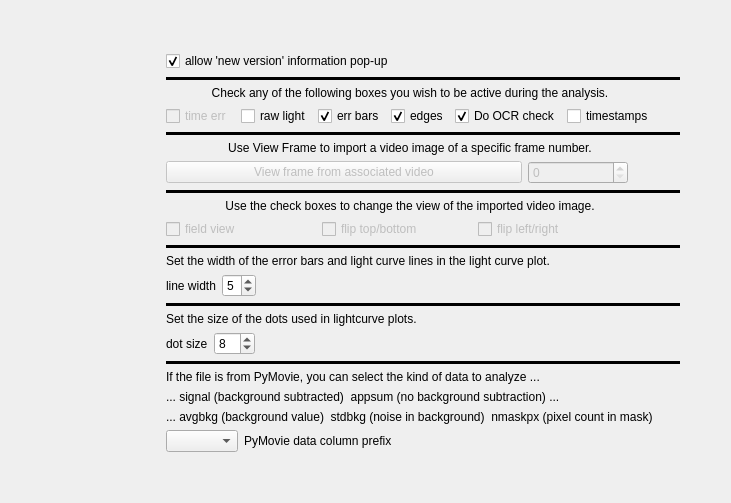
             <widget class="QWidget" name="settingsTab">
              <attribute name="title">
               <string>Settings/Misc.</string>
              </attribute>
              <layout class="QGridLayout" name="gridLayout_5">
               <item row="0" column="2">
                <spacer name="verticalSpacer_3">
                 <property name="orientation">
                  <enum>Qt::Vertical</enum>
                 </property>
                 <property name="sizeHint" stdset="0">
                  <size>
                   <width>20</width>
                   <height>40</height>
                  </size>
                 </property>
                </spacer>
               </item>
               <item row="1" column="1">
                <widget class="QCheckBox" name="allowNewVersionPopupCheckbox">
                 <property name="toolTip">
                  <string>&lt;html&gt;&lt;head/&gt;&lt;body&gt;&lt;p&gt;&lt;span style=&quot; font-size:18pt; font-weight:600; color:#0000ff;&quot;&gt;What's new:&lt;/span&gt;&lt;/p&gt;&lt;p&gt;&lt;span style=&quot; font-size:18pt; font-weight:600; color:#fc0107;&quot;&gt;This version contains many new changes in the GUI and analysis features. Be sure and read all the applicable help by clicking on applicable HELP buttons and by right-clicking on text labels of new features.&lt;/span&gt;&lt;/p&gt;&lt;p&gt;This popup can be disabled in the Settings/Misc tab. There is a checkbox provided there for this function. Note: right click on that checkbox at any time to see the new vesion description.&lt;/p&gt;&lt;/body&gt;&lt;/html&gt;</string>
                 </property>
                 <property name="text">
                  <string>allow 'new version' information pop-up</string>
                 </property>
                 <property name="checked">
                  <bool>true</bool>
                 </property>
                </widget>
               </item>
               <item row="2" column="1" colspan="3">
                <widget class="Line" name="line_16">
                 <property name="frameShadow">
                  <enum>QFrame::Plain</enum>
                 </property>
                 <property name="lineWidth">
                  <number>4</number>
                 </property>
                 <property name="orientation">
                  <enum>Qt::Horizontal</enum>
                 </property>
                </widget>
               </item>
               <item row="3" column="1" colspan="2">
                <widget class="QLabel" name="label">
                 <property name="text">
                  <string>Check any of the following boxes you wish to be active during the analysis.</string>
                 </property>
                 <property name="alignment">
                  <set>Qt::AlignCenter</set>
                 </property>
                </widget>
               </item>
               <item row="4" column="1" colspan="2">
                <layout class="QHBoxLayout" name="horizontalLayout_17">
                 <item>
                  <widget class="QCheckBox" name="showTimestampErrors">
                   <property name="enabled">
                    <bool>false</bool>
                   </property>
                   <property name="toolTip">
                    <string>&lt;html&gt;&lt;head/&gt;&lt;body&gt;&lt;p&gt;Timestamp errors are indicated by red lines that show where a time step is not within +/- 10% of the expected value.&lt;/p&gt;&lt;p&gt;Sometimes there are so many red lines that is becomes hard to see the plot. In that case, uncheck this box to suppress the red line display.&lt;/p&gt;&lt;/body&gt;&lt;/html&gt;</string>
                   </property>
                   <property name="text">
                    <string>time err </string>
                   </property>
                  </widget>
                 </item>
                 <item>
                  <widget class="QCheckBox" name="showUnderlyingLightcurveCheckBox">
                   <property name="toolTip">
                    <string>&lt;html&gt;&lt;head/&gt;&lt;body&gt;&lt;p&gt;If you want to see the underlying lightcurve (the instantaneous theoretical lightcurve that the camera 'sees'), set this box to 'checked'.&lt;/p&gt;&lt;p&gt;The solution plot gets a bit cluttered when the camera response curve, the 'solution', and the underlying lightcurve are all being displayed at once.&lt;/p&gt;&lt;/body&gt;&lt;/html&gt;</string>
                   </property>
                   <property name="text">
                    <string>raw light</string>
                   </property>
                  </widget>
                 </item>
                 <item>
                  <widget class="QCheckBox" name="showErrBarsCheckBox">
                   <property name="toolTip">
                    <string>&lt;html&gt;&lt;head/&gt;&lt;body&gt;&lt;p&gt;If you do not want to see the vertical dashed lines that show the 95% containment interval error bars for D and/or R, uncheck this box.&lt;/p&gt;&lt;/body&gt;&lt;/html&gt;</string>
                   </property>
                   <property name="text">
                    <string>err bars</string>
                   </property>
                   <property name="checked">
                    <bool>true</bool>
                   </property>
                  </widget>
                 </item>
                 <item>
                  <widget class="QCheckBox" name="showEdgesCheckBox">
                   <property name="toolTip">
                    <string>&lt;html&gt;&lt;head/&gt;&lt;body&gt;&lt;p&gt;If you do not want to see the D and/or R edges marked with a vertical dashed line on the 'solution', uncheck this box.&lt;/p&gt;&lt;/body&gt;&lt;/html&gt;</string>
                   </property>
                   <property name="text">
                    <string>edges</string>
                   </property>
                   <property name="checked">
                    <bool>true</bool>
                   </property>
                  </widget>
                 </item>
                 <item>
                  <widget class="QCheckBox" name="showOCRcheckFramesCheckBox">
                   <property name="toolTip">
                    <string>&lt;html&gt;&lt;head/&gt;&lt;body&gt;&lt;p&gt;Uncheck this box if you do not need to see the D and/or R frames from the video automatically displayed to verify that timestamp OCR was correct.&lt;/p&gt;&lt;p&gt;&lt;span style=&quot; font-weight:600; color:#0000ff;&quot;&gt;Background:&lt;/span&gt; if the video that produced the csv being analyzed is still in its original location, PyOTE will access that video whenever an event has been found and the critical frames that determine the reported times will be displayed. The timing data used for the report is displayed in the title of each displayed frame, allowing a user to visually confirm that the OCR timestamp extraction was correct.&lt;/p&gt;&lt;p&gt;NOTE: timestamps are ALWAY treated as start-of-exposure times.&lt;/p&gt;&lt;/body&gt;&lt;/html&gt;</string>
                   </property>
                   <property name="text">
                    <string>Do OCR check</string>
                   </property>
                   <property name="checked">
                    <bool>true</bool>
                   </property>
                  </widget>
                 </item>
                 <item>
                  <widget class="QCheckBox" name="showTimestampsCheckBox">
                   <property name="toolTip">
                    <string>&lt;html&gt;&lt;head/&gt;&lt;body&gt;&lt;p&gt;If you want frame numbers used on the x-xaxis,&amp;nbsp;uncheck this box.&amp;nbsp;Otherwise,&amp;nbsp;if timestamps are available,&amp;nbsp;they will be used to annotate the x-axis.&lt;/p&gt;&lt;/body&gt;&lt;/html&gt;</string>
                   </property>
                   <property name="text">
                    <string>timestamps</string>
                   </property>
                  </widget>
                 </item>
                </layout>
               </item>
               <item row="5" column="1" colspan="3">
                <widget class="Line" name="line_5">
                 <property name="frameShadow">
                  <enum>QFrame::Plain</enum>
                 </property>
                 <property name="lineWidth">
                  <number>4</number>
                 </property>
                 <property name="orientation">
                  <enum>Qt::Horizontal</enum>
                 </property>
                </widget>
               </item>
               <item row="5" column="4" rowspan="2">
                <spacer name="horizontalSpacer_7">
                 <property name="orientation">
                  <enum>Qt::Horizontal</enum>
                 </property>
                 <property name="sizeHint" stdset="0">
                  <size>
                   <width>40</width>
                   <height>20</height>
                  </size>
                 </property>
                </spacer>
               </item>
               <item row="6" column="1" colspan="2">
                <widget class="QLabel" name="label_2">
                 <property name="text">
                  <string>Use View Frame to import a video image of a specific frame number.</string>
                 </property>
                 <property name="alignment">
                  <set>Qt::AlignCenter</set>
                 </property>
                </widget>
               </item>
               <item row="7" column="1">
                <layout class="QHBoxLayout" name="horizontalLayout_18">
                 <item>
                  <widget class="QPushButton" name="viewFrameButton">
                   <property name="enabled">
                    <bool>false</bool>
                   </property>
                   <property name="toolTip">
                    <string>&lt;html&gt;&lt;head/&gt;&lt;body&gt;&lt;p&gt;Use this button to view a frame from the video that was used by PyMovie or Limovie to prepare the csv file that is currently being analyzed. Currently .avi and .ser files are viewable in this manner as well as .fits files inside a FITS folder.&lt;/p&gt;&lt;p&gt;If this button is disabled, it is because the csv file did not come from PyMovie or Limovie or simply cannot be found/opened.&lt;/p&gt;&lt;p&gt;This feature can/should be used as a final quality control check for a video that contains timestamps extracted using OCR. It is possible for OCR to fail in manner that is &lt;span style=&quot; font-weight:600; color:#fc0107;&quot;&gt;not detected&lt;/span&gt; by PyOTE because the program only verifies that there is a consistent step (delata time) between frames. If a high order digit has been consistently misread, like reading an 8 as a 9 in the minutes field, the steps can be consistent but the reported time of the event will be wrong.&lt;/p&gt;&lt;p&gt;ALL time reporting is derived from the single timestamp(s) associated with D and/or R (the integer values, not the sub-frame values). If those timestamps are correct, the reported times will be correct even when there may be a few missing or duplicated frames and all other timestamps are wrong. So, best practice is to enter the D frame value in the spin box and visually confirm that the timestamp that you can see is the same as that extracted by the OCR procedure. Repeat for R.&lt;/p&gt;&lt;p&gt;Another use for this feature is to handle the case where there is a visual timestamp that can be seen in the video, but either OCR was not activated during the .csv preparation, or the timestamp overlay came from an unsupported VTI type. The workflow in this case is to let PyOTE find the D and R values, but before doing &lt;span style=&quot; font-weight:600; color:#fc0107;&quot;&gt;... write report&lt;/span&gt;, do a &lt;span style=&quot; font-weight:600; color:#fc0107;&quot;&gt;Manual timestamp entry&lt;/span&gt; for the D and R values found by viewing the relevant frames and entering the correct times in the Manual timestamp dialog.&lt;/p&gt;&lt;p&gt;Note that timestamps can be entered manually even if timestamps are already present in the file. The manual timestamps will be calculated and used to replace those already there.&lt;/p&gt;&lt;/body&gt;&lt;/html&gt;</string>
                   </property>
                   <property name="text">
                    <string>View frame from associated video</string>
                   </property>
                  </widget>
                 </item>
                 <item>
                  <widget class="QSpinBox" name="frameNumSpinBox">
                   <property name="enabled">
                    <bool>false</bool>
                   </property>
                   <property name="maximumSize">
                    <size>
                     <width>100</width>
                     <height>16777215</height>
                    </size>
                   </property>
                   <property name="sizeIncrement">
                    <size>
                     <width>0</width>
                     <height>0</height>
                    </size>
                   </property>
                   <property name="toolTip">
                    <string>&lt;html&gt;&lt;head/&gt;&lt;body&gt;&lt;p&gt;Use this spin box (which may be directly edited) to select the number of the frame/image you want to see.&lt;/p&gt;&lt;p&gt;The upper limit and lower limits for allowed numbers in this spin box are set when the csv is read, which sometimes only contains a subset of the frames available in the video.  If your 'edit' is refused, it is because you are trying to enter a number outside the range allowed, which is always restricted to frame numbers that actually appear in the csv file.&lt;/p&gt;&lt;/body&gt;&lt;/html&gt;</string>
                   </property>
                   <property name="maximum">
                    <number>99999</number>
                   </property>
                  </widget>
                 </item>
                </layout>
               </item>
               <item row="8" column="1" colspan="3">
                <widget class="Line" name="line_11">
                 <property name="frameShadow">
                  <enum>QFrame::Plain</enum>
                 </property>
                 <property name="lineWidth">
                  <number>4</number>
                 </property>
                 <property name="orientation">
                  <enum>Qt::Horizontal</enum>
                 </property>
                </widget>
               </item>
               <item row="9" column="1" colspan="2">
                <widget class="QLabel" name="label_3">
                 <property name="text">
                  <string>Use the check boxes to change the view of the imported video image.</string>
                 </property>
                 <property name="alignment">
                  <set>Qt::AlignCenter</set>
                 </property>
                </widget>
               </item>
               <item row="10" column="1">
                <layout class="QHBoxLayout" name="horizontalLayout_19">
                 <item>
                  <widget class="QCheckBox" name="fieldViewCheckBox">
                   <property name="enabled">
                    <bool>false</bool>
                   </property>
                   <property name="toolTip">
                    <string>&lt;html&gt;&lt;head/&gt;&lt;body&gt;&lt;p&gt;For videos from a composite video camera, check this box to view the frame as two fields.&lt;/p&gt;&lt;/body&gt;&lt;/html&gt;</string>
                   </property>
                   <property name="text">
                    <string>field view</string>
                   </property>
                  </widget>
                 </item>
                 <item>
                  <widget class="QCheckBox" name="flipYaxisCheckBox">
                   <property name="enabled">
                    <bool>false</bool>
                   </property>
                   <property name="toolTip">
                    <string>&lt;html&gt;&lt;head/&gt;&lt;body&gt;&lt;p&gt;Checking this box will rotate/flip the image around the horizontal axis. (Flips top to bottom.)&lt;/p&gt;&lt;/body&gt;&lt;/html&gt;</string>
                   </property>
                   <property name="text">
                    <string>flip top/bottom</string>
                   </property>
                  </widget>
                 </item>
                 <item>
                  <widget class="QCheckBox" name="flipXaxisCheckBox">
                   <property name="enabled">
                    <bool>false</bool>
                   </property>
                   <property name="toolTip">
                    <string>&lt;html&gt;&lt;head/&gt;&lt;body&gt;&lt;p&gt;Check this box if you need to rotate/flip the image around the vertical axis. (Flip left to right.)&lt;/p&gt;&lt;/body&gt;&lt;/html&gt;</string>
                   </property>
                   <property name="text">
                    <string>flip left/right</string>
                   </property>
                  </widget>
                 </item>
                </layout>
               </item>
               <item row="11" column="0" rowspan="2">
                <spacer name="horizontalSpacer_6">
                 <property name="orientation">
                  <enum>Qt::Horizontal</enum>
                 </property>
                 <property name="sizeHint" stdset="0">
                  <size>
                   <width>155</width>
                   <height>20</height>
                  </size>
                 </property>
                </spacer>
               </item>
               <item row="11" column="1" colspan="3">
                <widget class="Line" name="line_9">
                 <property name="frameShadow">
                  <enum>QFrame::Plain</enum>
                 </property>
                 <property name="lineWidth">
                  <number>4</number>
                 </property>
                 <property name="orientation">
                  <enum>Qt::Horizontal</enum>
                 </property>
                </widget>
               </item>
               <item row="12" column="1" colspan="2">
                <widget class="QLabel" name="label_4">
                 <property name="text">
                  <string>Set the width of the error bars and light curve lines in the light curve plot.</string>
                 </property>
                </widget>
               </item>
               <item row="13" column="1">
                <layout class="QHBoxLayout" name="horizontalLayout_20">
                 <item>
                  <widget class="QLabel" name="lineWidthLabel">
                   <property name="toolTip">
                    <string>&lt;html&gt;&lt;head/&gt;&lt;body&gt;&lt;p&gt;This spinner sets the line width (in pixels) of the error bar lines, the geometric edge lines, and the lightcurve lines.  Adjust this to show these lines according to your taste and the resolution of your screen.&lt;/p&gt;&lt;/body&gt;&lt;/html&gt;</string>
                   </property>
                   <property name="text">
                    <string>line width</string>
                   </property>
                  </widget>
                 </item>
                 <item>
                  <widget class="QSpinBox" name="lineWidthSpinner">
                   <property name="minimum">
                    <number>1</number>
                   </property>
                   <property name="maximum">
                    <number>9</number>
                   </property>
                   <property name="value">
                    <number>5</number>
                   </property>
                  </widget>
                 </item>
                 <item>
                  <spacer name="horizontalSpacer_8">
                   <property name="orientation">
                    <enum>Qt::Horizontal</enum>
                   </property>
                   <property name="sizeHint" stdset="0">
                    <size>
                     <width>40</width>
                     <height>20</height>
                    </size>
                   </property>
                  </spacer>
                 </item>
                </layout>
               </item>
               <item row="14" column="1" colspan="3">
                <widget class="Line" name="line_13">
                 <property name="frameShadow">
                  <enum>QFrame::Plain</enum>
                 </property>
                 <property name="lineWidth">
                  <number>4</number>
                 </property>
                 <property name="orientation">
                  <enum>Qt::Horizontal</enum>
                 </property>
                </widget>
               </item>
               <item row="15" column="1">
                <widget class="QLabel" name="label_31">
                 <property name="text">
                  <string>&lt;html&gt;&lt;head/&gt;&lt;body&gt;&lt;p&gt;Set the size of the dots used in lightcurve plots.&lt;/p&gt;&lt;/body&gt;&lt;/html&gt;</string>
                 </property>
                </widget>
               </item>
               <item row="16" column="1">
                <layout class="QHBoxLayout" name="horizontalLayout_39">
                 <item>
                  <widget class="QLabel" name="lineWidthLabel_2">
                   <property name="toolTip">
                    <string>&lt;html&gt;&lt;head/&gt;&lt;body&gt;&lt;p&gt;This spinner sets the line width (in pixels) of the error bar lines, the geometric edge lines, and the lightcurve lines.  Adjust this to show these lines according to your taste and the resolution of your screen.&lt;/p&gt;&lt;/body&gt;&lt;/html&gt;</string>
                   </property>
                   <property name="text">
                    <string>dot size</string>
                   </property>
                  </widget>
                 </item>
                 <item>
                  <widget class="QSpinBox" name="dotSizeSpinner">
                   <property name="minimum">
                    <number>1</number>
                   </property>
                   <property name="maximum">
                    <number>12</number>
                   </property>
                   <property name="value">
                    <number>8</number>
                   </property>
                  </widget>
                 </item>
                 <item>
                  <spacer name="horizontalSpacer_30">
                   <property name="orientation">
                    <enum>Qt::Horizontal</enum>
                   </property>
                   <property name="sizeHint" stdset="0">
                    <size>
                     <width>40</width>
                     <height>20</height>
                    </size>
                   </property>
                  </spacer>
                 </item>
                </layout>
               </item>
               <item row="17" column="1" colspan="3">
                <widget class="Line" name="line_26">
                 <property name="frameShadow">
                  <enum>QFrame::Plain</enum>
                 </property>
                 <property name="lineWidth">
                  <number>4</number>
                 </property>
                 <property name="orientation">
                  <enum>Qt::Horizontal</enum>
                 </property>
                </widget>
               </item>
               <item row="18" column="1" colspan="2">
                <widget class="QLabel" name="label_6">
                 <property name="text">
                  <string>If the file is from PyMovie, you can select the kind of data to analyze ...</string>
                 </property>
                </widget>
               </item>
               <item row="19" column="1" colspan="2">
                <widget class="QLabel" name="label_7">
                 <property name="text">
                  <string>... signal (background subtracted)  appsum (no background subtraction) ...</string>
                 </property>
                </widget>
               </item>
               <item row="20" column="1" colspan="3">
                <widget class="QLabel" name="label_8">
                 <property name="text">
                  <string>... avgbkg (background value)  stdbkg (noise in background)  nmaskpx (pixel count in mask)</string>
                 </property>
                </widget>
               </item>
               <item row="21" column="1">
                <layout class="QHBoxLayout" name="horizontalLayout_9">
                 <item>
                  <widget class="QComboBox" name="pymovieDataColumnPrefixComboBox">
                   <property name="currentText">
                    <string/>
                   </property>
                   <property name="currentIndex">
                    <number>-1</number>
                   </property>
                  </widget>
                 </item>
                 <item>
                  <widget class="QLabel" name="label_5">
                   <property name="text">
                    <string>PyMovie data column prefix</string>
                   </property>
                  </widget>
                 </item>
                 <item>
                  <spacer name="horizontalSpacer_18">
                   <property name="orientation">
                    <enum>Qt::Horizontal</enum>
                   </property>
                   <property name="sizeHint" stdset="0">
                    <size>
                     <width>40</width>
                     <height>20</height>
                    </size>
                   </property>
                  </spacer>
                 </item>
                </layout>
               </item>
               <item row="22" column="3">
                <spacer name="verticalSpacer_4">
                 <property name="orientation">
                  <enum>Qt::Vertical</enum>
                 </property>
                 <property name="sizeHint" stdset="0">
                  <size>
                   <width>20</width>
                   <height>40</height>
                  </size>
                 </property>
                </spacer>
               </item>
              </layout>
             </widget>
